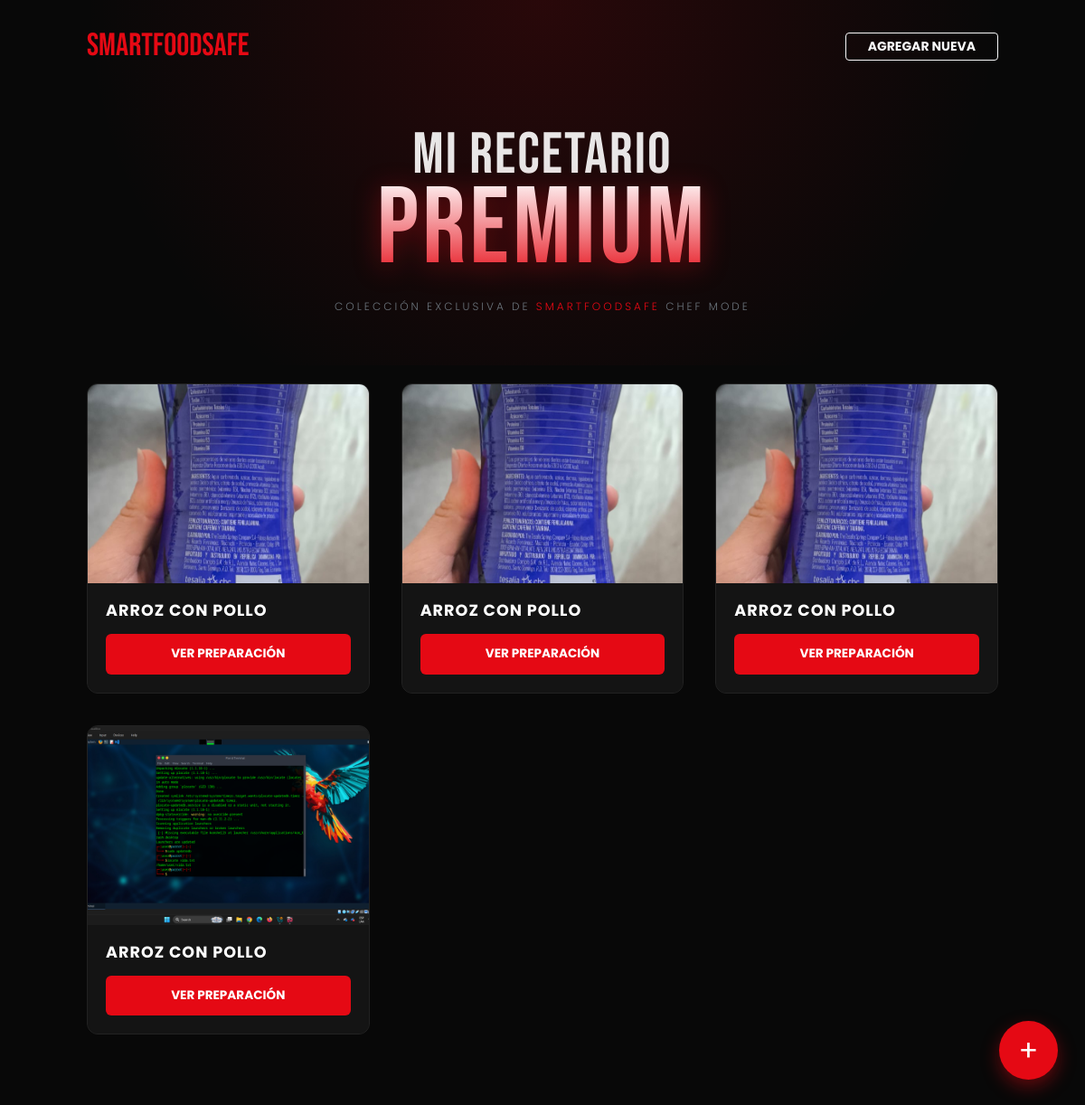
The app's page /recetas/, older data.
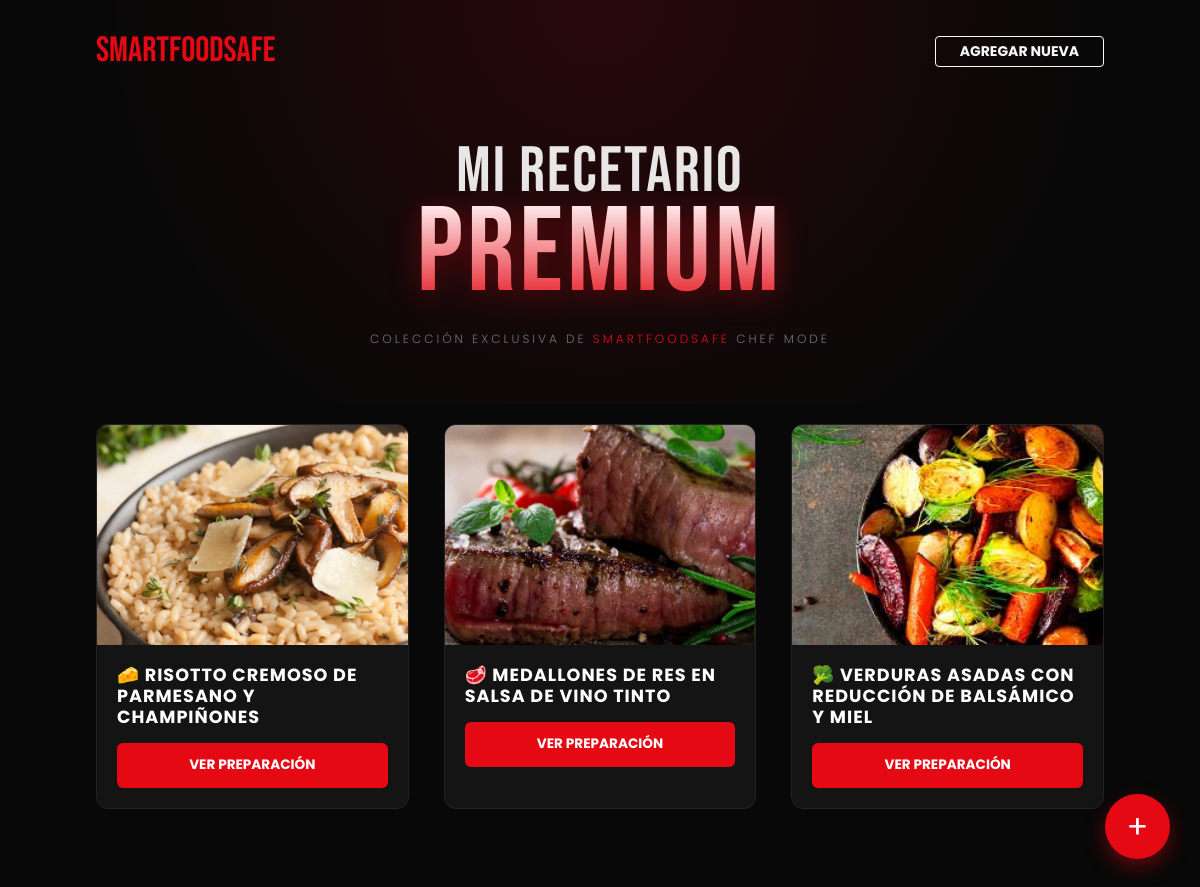
The same page, newer data.
### alimentos/models.py (models this page shows, shortened)
class Receta(models.Model):
    titulo = models.CharField(max_length=200)
    ingredientes = models.TextField()
    pasos = models.TextField()
    imagen = models.ImageField(upload_to='recetas/', null=True, blank=True)

### alimentos/views.py (the view)
# urls.py: path("recetas/", views.lista_recetas, name="lista_recetas"),
def lista_recetas(request):
    recetas = Receta.objects.all()
    return render(request, "alimentos/recetas.html", {
        "recetas": recetas
    })

### alimentos/templates/alimentos/recetas.html (shortened to what this page needs)
<!DOCTYPE html>
<html lang="es">
<head>
    <link href="https://cdn.jsdelivr.net/npm/bootstrap@5.3.2/dist/css/bootstrap.min.css" rel="stylesheet">
</head>
<body>
    <nav class="navbar-custom d-flex justify-content-between align-items-center">
        <a href="/" style="font-family: 'Bebas Neue'; color: var(--netflix-red); font-size: 2.2rem; text-decoration: none;">SMARTFOODSAFE</a>
        <a href="{% url 'agregar_receta' %}" class="btn btn-outline-light fw-bold px-4 btn-sm">AGREGAR NUEVA</a>
    </nav>
    <div class="recipe-header-premium">
        <h1 class="title-premium">
            <span class="title-main">MI RECETARIO</span><br>
            <span class="title-highlight">PREMIUM</span>
        </h1>
        <p class="text-secondary mt-3" style="letter-spacing: 3px; font-weight: 300; text-transform: uppercase; font-size: 0.75rem;">
            Colección exclusiva de <span style="color: var(--netflix-red);">SmartFoodSafe</span> Chef Mode
        </p>
    </div>
    <div class="recipe-grid">
        {% for receta in recetas %}
        <div class="recipe-card">
            <div onclick="location.href='{% url 'detalle_receta' receta.id %}'" style="cursor: pointer;">
                {% if receta.imagen %}
                    <img src="{{ receta.imagen.url }}" class="recipe-img" alt="{{ receta.titulo }}">
                {% else %}
                    <img src="https://images.unsplash.com/photo-1495521821757-a1efb6729352?q=80&w=400" class="recipe-img">
                {% endif %}
            </div>
            <div class="card-body-custom">
                <h5 class="recipe-title">{{ receta.titulo }}</h5>
                <a href="{% url 'detalle_receta' receta.id %}" class="btn-view">VER PREPARACIÓN</a>
            </div>
        </div>
        {% endfor %}
    </div>
    <a href="{% url 'agregar_receta' %}" class="btn-add-floating" title="Agregar Nueva Receta">+</a>
</body>
</html>

### alimentos/templates/alimentos/recetas.html (style rules this page uses)
:root { --netflix-red: #E50914; --deep-black: #080808; --card-bg: #141414; }
body { background-color: var(--deep-black); color: white; font-family: 'Poppins', sans-serif; overflow-x: hidden; }
.navbar-custom { padding: 25px 8%; position: absolute; width: 100%; z-index: 1000; }
.recipe-header-premium { padding: 140px 8% 40px; text-align: center; background: radial-gradient(circle at top, rgba(229,9,20,0.15) 0%, transparent 70%); }
.title-premium { font-family: 'Bebas Neue', cursive; margin: 0; line-height: 1; }
.title-main { color: white; opacity: 0.9; font-size: clamp(2.5rem, 6vw, 4rem); letter-spacing: 2px; }
.title-highlight { background: linear-gradient(180deg, #ffffff 0%, #e50914 100%); -webkit-background-clip: text; -webkit-text-fill-color: transparent; font-size: clamp(4rem, 10vw, 7.5rem); filter: drop-shadow(0px 5px 15px rgba(229, 9, 20, 0.4)); display: inline-block; margin-top: -10px; letter-spacing: 4px; }
.recipe-grid { display: grid; grid-template-columns: repeat(auto-fill, minmax(300px, 1fr)); gap: 35px; padding: 20px 8% 80px; }
.recipe-card { background: var(--card-bg); border-radius: 12px; overflow: hidden; transition: all 0.4s cubic-bezier(0.175, 0.885, 0.32, 1.275); border: 1px solid #222; position: relative; }
.recipe-img { width: 100%; height: 220px; object-fit: cover; transition: 0.5s; }
.card-body-custom { padding: 20px; background: linear-gradient(to top, var(--card-bg) 80%, transparent); }
.recipe-title { font-family: 'Poppins', sans-serif; font-weight: 700; font-size: 1.1rem; margin-bottom: 15px; text-transform: uppercase; letter-spacing: 1px; color: #fff; }
.btn-view { background: var(--netflix-red); color: white; font-weight: bold; border: none; width: 100%; padding: 12px; border-radius: 6px; text-transform: uppercase; font-size: 0.85rem; text-decoration: none; display: block; text-align: center; transition: 0.3s; }
.btn-add-floating { position: fixed; bottom: 30px; right: 30px; background: var(--netflix-red); color: white; width: 65px; height: 65px; border-radius: 50%; display: flex; align-items: center; justify-content: center; font-size: 2rem; box-shadow: 0 8px 20px rgba(229, 9, 20, 0.4); text-decoration: none; z-index: 1000; transition: 0.3s; }

Row changes from the older to the newer data that the page shows:
removed Receta: imagen (picture), titulo "ARROZ CON POLLO"
removed Receta: imagen (picture), titulo "ARROZ CON POLLO"
removed Receta: imagen (picture), titulo "ARROZ CON POLLO"
removed Receta: imagen (picture), titulo "ARROZ CON POLLO"
added Receta: imagen (picture), titulo "🧀 RISOTTO CREMOSO DE PARMESANO Y CHAMPIÑONES"
added Receta: imagen (picture), titulo "🥩 MEDALLONES DE RES EN SALSA DE VINO TINTO"
added Receta: imagen (picture), titulo "🥦 VERDURAS ASADAS CON REDUCCIÓN DE BALSÁMICO Y MIEL"
